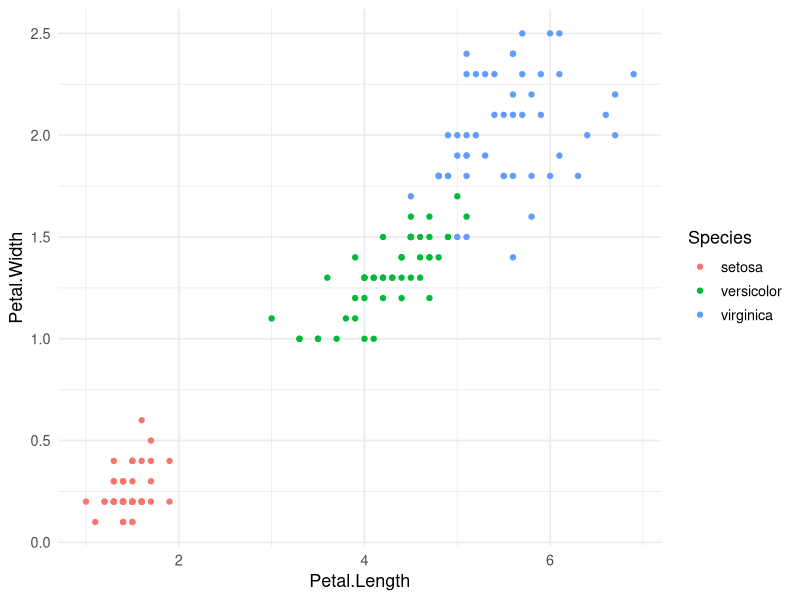
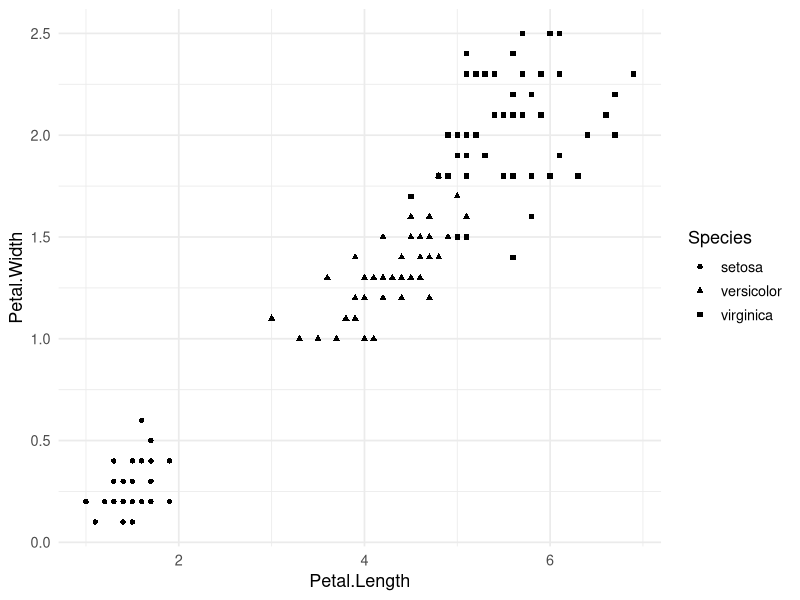
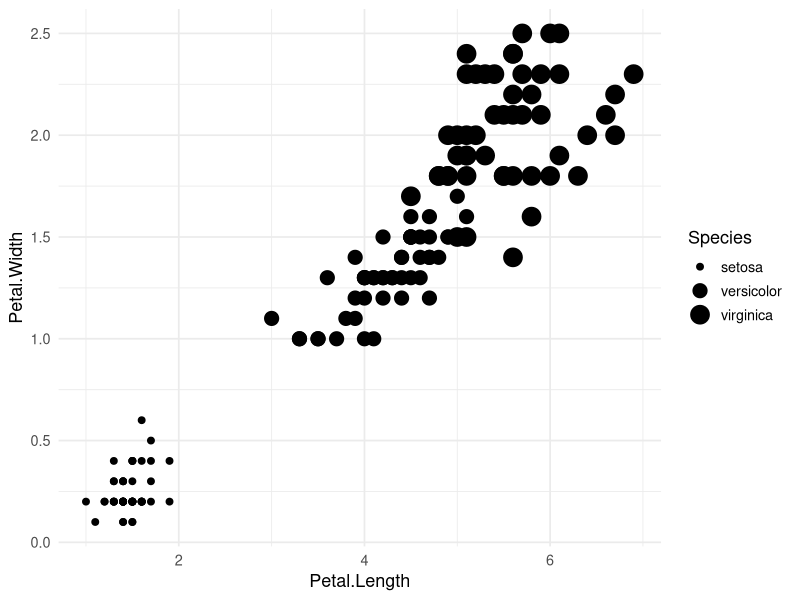
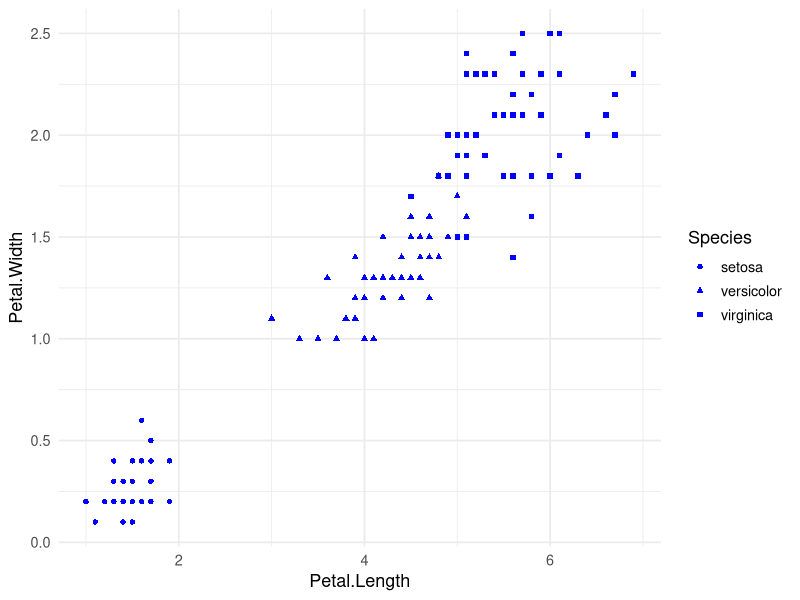
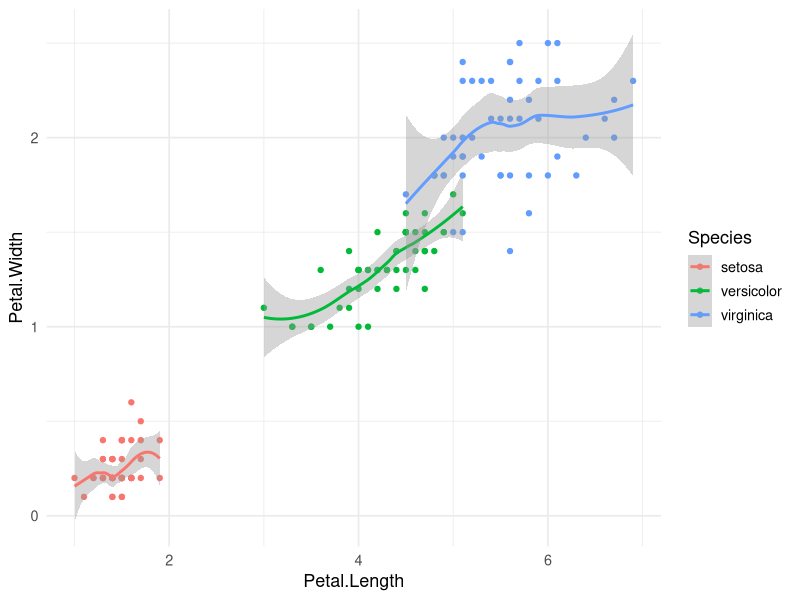
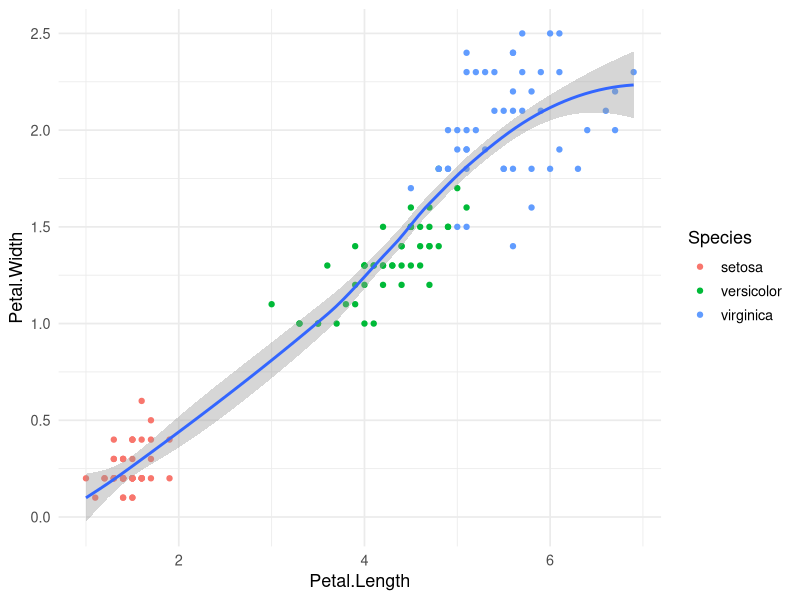
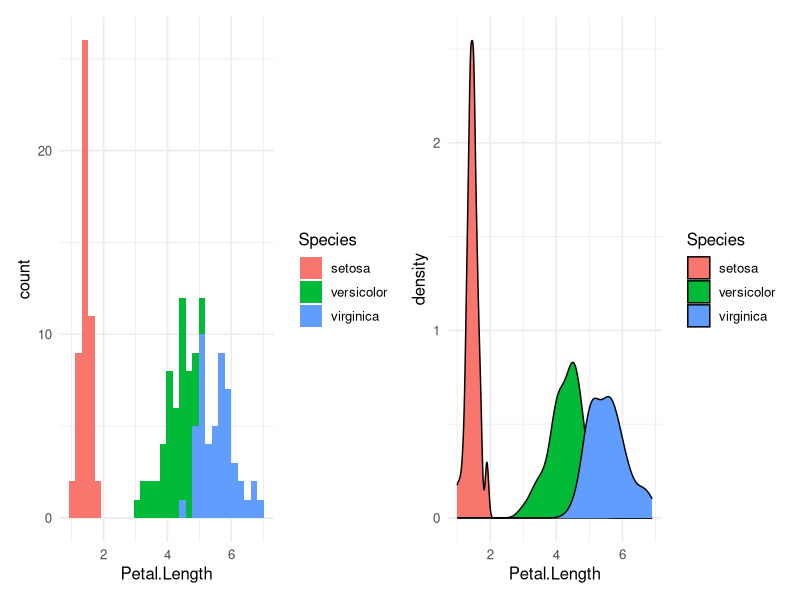
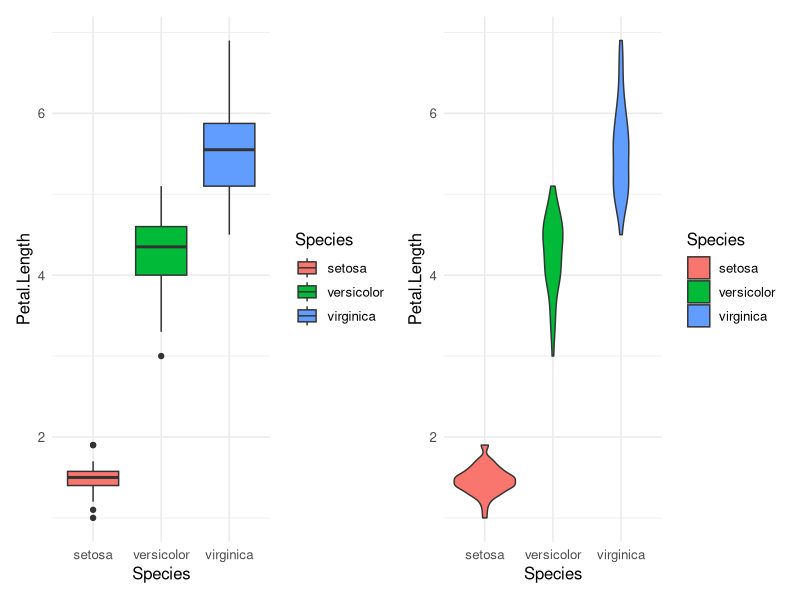

Generate these figures, in order, with R:
## ---- chunk 1
knitr::opts_chunk$set(echo = TRUE, eval = TRUE, message = TRUE, cache = FALSE)
knitr::opts_knit$set(root.dir = here::here("content/codeclub/S05E09"))
## ---- chunk 2
# If you don't have the tidyverse installed, first do so as follows:
# install.packages("tidyverse")
## ---- chunk 3
library(tidyverse)
## ---- chunk 4
# - Overview of themes: https://ggplot2.tidyverse.org/reference/ggtheme.html
# - The default base_size is 11, setting to 13 will make any text larger
theme_set(theme_minimal(base_size = 13))
## ---- chunk 5
head(iris)
## ---- chunk 6
# Recall: wrapping code inside "aes()" conveys that we are mapping aesthetics
ggplot(data = iris,
       mapping = aes(x = Petal.Length, y = Petal.Width, color = Species)) +
  geom_point()
## ---- chunk 7
ggplot(data = iris,
       mapping = aes(x = Petal.Length, y = Petal.Width, shape = Species)) +
  geom_point()
## ---- chunk 8
ggplot(data = iris,
       mapping = aes(x = Petal.Length, y = Petal.Width, size = Species)) +
  geom_point()
## ---- chunk 9
ggplot(data = iris,
       mapping = aes(x = Petal.Length, y = Petal.Width, shape = Species)) +
  geom_point(color = "blue")
## ---- chunk 10
ggplot(data = iris,
       mapping = aes(x = Petal.Length, y = Petal.Width, color = Species)) +
  geom_point() +
  geom_smooth()
## ---- chunk 11
ggplot(data = iris,
       mapping = aes(x = Petal.Length, y = Petal.Width)) +
  geom_point(mapping = aes(color = Species)) +
  geom_smooth()
## ---- chunk 12
library(patchwork)

p1 <- ggplot(data = iris,
             mapping = aes(x = Petal.Length, fill = Species)) +
  geom_histogram() +
  theme(legend.position = "top")

p2 <- ggplot(data = iris,
             mapping = aes(x = Petal.Length, fill = Species)) +
  geom_density() +
  theme(legend.position = "top")

p1 + p2 & theme_minimal(base_size = 12)
## ---- chunk 13
p1 <- ggplot(data = iris,
             mapping = aes(y = Petal.Length, x = Species, fill = Species)) +
  geom_boxplot() +
  theme(legend.position = "top")

p2 <- ggplot(data = iris,
             mapping = aes(y = Petal.Length, x = Species, fill = Species)) +
  geom_violin() +
  theme(legend.position = "top")

p1 + p2 & theme_minimal(base_size = 12)
## ---- chunk 14
library(ggridges)

ggplot(data = iris,
       mapping = aes(x = Sepal.Length, y = Species, fill = Species)) +
  geom_density_ridges()
## ---- chunk 15
head(mpg)
## ---- chunk 16
ggplot(data = mpg,
       mapping = aes(x = hwy, y = drv, fill = drv)) +
  geom_density_ridges()
## ---- chunk 17
ggplot(data = mpg,
       mapping = aes(x = hwy, y = drv, fill = drv)) +
  geom_density_ridges(alpha = 0.5)
## ---- chunk 18
ggplot(data = mpg,
       mapping = aes(x = hwy, y = drv, fill = drv, color = drv)) +
  geom_density_ridges(alpha = 0.5)
## ---- chunk 19
ggplot(data = mpg,
       mapping = aes(x = hwy, y = drv, fill = drv, color = drv)) +
  geom_density_ridges(alpha = 0.5, show.legend = FALSE)
## ---- chunk 20
ggplot(data = mpg) + 
  geom_point(mapping = aes(x = displ, y = hwy, color = "blue"))
## ---- chunk 21
ggplot(data = mpg) + 
  geom_point(mapping = aes(x = displ, y = hwy),
             color = "blue")
## ---- chunk 22
ggplot(data = mpg) + 
  geom_point(mapping = aes(x = displ, y = hwy, color = displ < 5))
## ---- chunk 23
mpg$displ < 5
